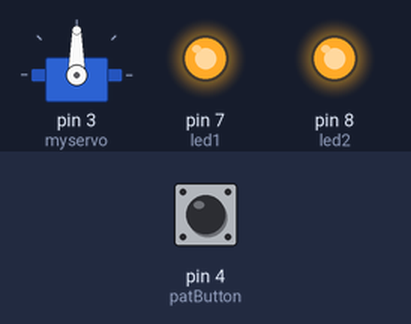
Recording of a sketch running on a simulated Arduino Uno, built with avr-gcc and run on an emulated ATmega328P. On the bench: servo, output pins drawn as LEDs (lit = HIGH). Inputs (shaded band) come from the test bench; at power-on: pin 4 (patButton) LOW.

Above: at 1.2 s.
1.3 s: pin 4 (patButton) pulled HIGH for 0.15 s
At 1.76 s:
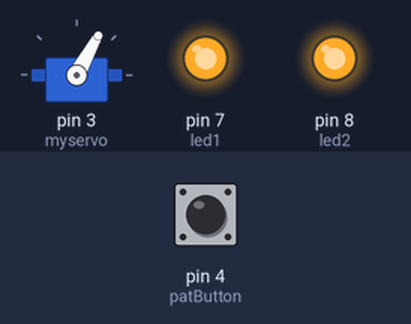
At 2.37 s:
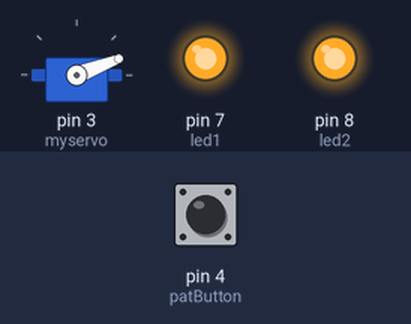
Timing chart, 0 to 10.3 s (numbered marks = the images above; inputs shaded):
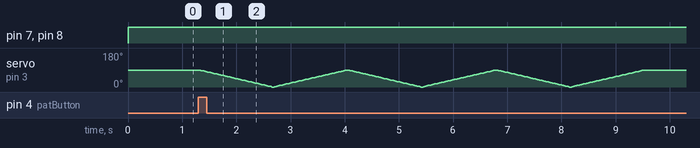

The sketch:

Summative_Assignment_Shoulder_Pat.ino
```cpp
//Cynthia Wang and Melody Zhong
//June 21, 2022
//This program will have light up 2 LEDs and initiate an arm pat when the user pushes a button

#include <Servo.h>

//Variables
int patButton = 4; //The button for shoulder pats will connect to pin 4
int led1 = 7; //The first LED will connect to pin 7
int led2 = 8; //The second LED will connect to pin 8

Servo myservo; //Creates a variable for the Servo motor

//Setup code
void setup() {
  pinMode(led1, OUTPUT); //Sets the first LED to output
  pinMode(led2, OUTPUT); //Sets the second LED to output

  pinMode(patButton, INPUT); //Set the button to input

  myservo.attach(3); //Sets the Servo motor to pin 3
}

void loop() {
  digitalWrite(led1, HIGH); //Lights up the first LED
  digitalWrite(led2, HIGH); //Lights up the second LED

  if(digitalRead(patButton) == HIGH) {
    pat(); //If the button is pressed, initiate the shoulder pat
  }

  delay(50); //Delays for 50 milliseconds
}

//Function for the shoulder pat
void pat() {
  int pos = 90; //Creates a variable for the motor position equal to 0

  for(int i = 0; i < 3; i++) { //The arm will deliver 3 pats
    for(pos = 90; pos >= 0; pos--) { //Decreases the position of the motor by 1 each loop until it reaches 90
      myservo.write(pos); //Sets the motor position according to the position variable
      delay(15); //Delays 15 milliseconds
    }
    for(pos = 0; pos <= 90; pos++) { //Increases the position of the motor by 1 each loop until it reaches 90
      myservo.write(pos); //Sets the motor position according to the position variable
      delay(15); //Delays 15 milliseconds
    }
  }

  myservo.write(90); //Sets the position back to 0
  delay(15); //Delays 15 milliseconds
}
```
